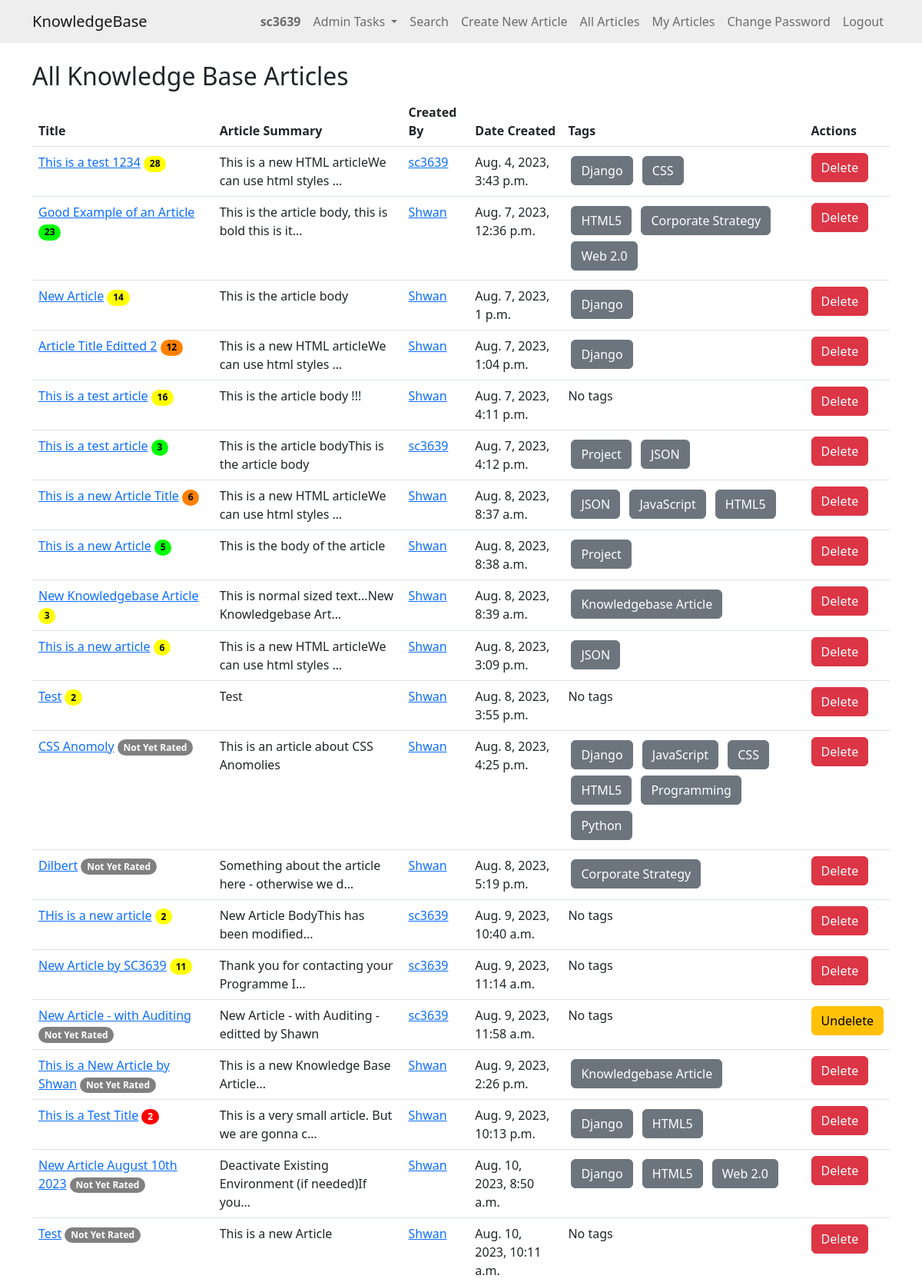
Page /allarticles/ (signed in, upper part) on the committed database.
### knowledge/models.py (models this page shows, shortened)
class KBEntry(models.Model):
    title = models.CharField(max_length=255)
    article = models.TextField()
    created_by = models.ForeignKey(User, related_name="created_kb_entries", on_delete=models.SET_NULL, null=True)
    created_datetime = models.DateTimeField(auto_now_add=True)
    modified_datetime = models.DateTimeField(null=True, blank=True)
    last_modified_by = models.ForeignKey(User, related_name="modified_kb_entries", on_delete=models.SET_NULL, null=True)
    deleted_datetime = models.DateTimeField(null=True, blank=True)
    deleted_by = models.ForeignKey(User, related_name="deleted_kb_entries", on_delete=models.SET_NULL, null=True, blank=True)
    upvotes = models.ManyToManyField(User, related_name="upvoted_kb_entries", blank=True)
    downvotes = models.ManyToManyField(User, related_name="downvoted_kb_entries", blank=True)
    rating = models.FloatField(default=0.0)
    views = models.PositiveIntegerField(default=0)
    meta_data = models.ManyToManyField('Tag', blank=True)

class Tag(models.Model):
    name = models.CharField(max_length=100)

### knowledge/views.py (the view)
# urls.py: path('allarticles/', views.allarticles, name='allarticles'),
@login_required
def allarticles(request):
    if request.user.is_superuser:
        articles = KBEntry.objects.all()
    else:
        articles = KBEntry.objects.filter(deleted_datetime__isnull=True)
    return render(request, 'knowledge/all_articles.html', {'articles': articles})

### knowledge/templates/knowledge/all_articles.html
{% extends 'knowledge/base.html' %}
{% block content %}
  <h2>All Knowledge Base Articles</h2>
  <table class="table">
    <thead class="thead-dark">
      <tr>
        <th scope="col">Title</th>
        <th scope="col">Article Summary</th>
        <th scope="col">Created By</th>
        <th scope="col">Date Created</th>
        <th scope="col">Tags</th>
        {% if user.is_superuser %}
        <th scope="col">Actions</th>
        {% endif %}
      </tr>
    </thead>
    <tbody>
      {% for article in articles %}
        <tr>
          <td>
            <a href="{% url 'article_detail' article.id %}">{{ article.title }}</a>
            {% if article.rating == 0.0 and article.downvotes.count == 0 %}
                <span class="badge rounded-pill badge-norating">Not Yet Rated</span>
            {% else %}
                {% if article.rating >= 75 %}
                    <span class="badge rounded-pill badge-green"> {{ article.views }} </span>
                {% elif article.rating >= 50 %}
                    <span class="badge rounded-pill badge-yellow">{{ article.views }}</span>
                {% elif article.rating >= 25 %}
                    <span class="badge rounded-pill badge-orange">{{ article.views }}</span>
                {% else %}
                    <span class="badge rounded-pill badge-red">{{ article.views }}</span>
                {% endif %}
            {% endif %}
        </td>
          <td>{{ article.article|striptags|truncatechars:50 }}</td>
          <td>
            <a href="{% url 'user_articles' article.created_by.id %}">{{ article.created_by.username }}</a>
          </td>
          <td>{{ article.created_datetime }}</td>
          <td>
            {% for tag in article.meta_data.all %}
                <a href="{% url 'home' %}?search={{ tag.name }}" class="btn btn-secondary m-1">{{ tag.name }}</a>
            {% empty %}
                No tags
            {% endfor %}
          </td>
          {% if user.is_superuser %}
          <td>
              {% if article.deleted_datetime %}
                  <a href="{% url 'undelete_article' article.id %}" class="btn btn-warning">Undelete</a>
              {% else %}
                  <a href="{% url 'delete_article' article.id %}" class="btn btn-danger">Delete</a>
              {% endif %}
          </td>
          {% endif %}
        </tr>
      {% empty %}
        <tr>
          <td colspan="{% if user.is_superuser %}6{% else %}5{% endif %}">No entries found.</td>
        </tr>
      {% endfor %}
    </tbody>
  </table>
{% endblock %}

### knowledge/templates/knowledge/base.html (shortened to what this page needs)
<!DOCTYPE html>
<html lang="en">
  <head>
    {% load static %}
    <link
      href="https://cdn.jsdelivr.net/npm/bootstrap@5.2.3/dist/css/bootstrap.min.css"
      rel="stylesheet"
    />
    <link
      rel="stylesheet"
      href="https://cdn.jsdelivr.net/npm/alertifyjs@1.13.1/build/css/alertify.min.css"
    />
    <link
      rel="stylesheet"
      href="https://cdn.jsdelivr.net/npm/alertifyjs@1.13.1/build/css/themes/default.min.css"
    />
    <link href="//cdn.quilljs.com/1.3.6/quill.snow.css" rel="stylesheet" />
    <link rel="stylesheet" href="{% static 'custom.css' %}"/>
  </head>
  <body>
    <nav
      class="navbar navbar-light navbar-expand-md"
      style="background-color: #eeeeee"
    >
      <div class="container">
        <a class="navbar-brand" href="/">KnowledgeBase</a>
        <div class="collapse navbar-collapse" id="navbarResponsive">
          <ul class="navbar-nav ms-auto">
            {% if user.is_authenticated %}
              <li class="nav-item">
                <strong><a class="nav-link">{{ user.username }}</a></strong>
              </li>
              {% if user.is_staff %}
              <li class="nav-item dropdown">
                <a class="nav-link dropdown-toggle" id="navbarDropdownMenuLink" role="button" data-bs-toggle="dropdown" aria-expanded="false">
                  Admin Tasks
                </a>
              </li>
              {% else %}
              <li class="nav-item">
                <a class="nav-link" id="logout">(Normal User)</a>
              </li>
              {% endif %}
            <li class="nav-item">
              <a class="nav-link" href="{% url 'home' %}"
                >Search</a
              >
            </li>
            <li class="nav-item">
              <a class="nav-link" href="{% url 'create' %}"
                >Create New Article</a
              >
            <li class="nav-item">
                <a class="nav-link" href="{% url 'allarticles' %}"
                  >All Articles</a
              >
            <li class="nav-item">
              <a class="nav-link" href="{% url 'my_articles' %}"
                >My Articles</a
            >
            </li>
            <li class="nav-item">
              <a class="nav-link" href="{% url 'change_password' %}"
                >Change Password</a
              >
            </li>
            <li class="nav-item">
              <a class="nav-link" id="logout" href="{% url 'logout' %}"
                >Logout</a
              >
            </li>
            {% endif %}
          </ul>
        </div>
      </div>
    </nav>
    <div class="container"><br>{% block content %} {% endblock %}</div>
  </body>
</html>

### static/custom.css (style rules this page uses)
.badge-green { background-color: rgb(0, 255, 0) !important; color: black; }
.badge-yellow { background-color: rgb(255, 255, 0) !important; color: black; }
.badge-orange { background-color: rgb(255, 128, 0) !important; color: black; }
.badge-red { background-color: rgb(255, 0, 0) !important; color: white; }
.badge-norating { background-color: rgb(128, 128, 128) !important; color: white; }

### rows in the picture
KBEntry: title "This is a test 1234", views "28", article "This is a new HTML articleWe can use html styles …", created_by.username "sc3639", created_datetime "Aug. 4, 2023, 3:43 p.m.", shows "Delete"
Tag: name "Django"
Tag: name "CSS"
KBEntry: title "Good Example of an Article", views "23", article "This is the article body, this is bold this is it…", created_by.username "Shwan", created_datetime "Aug. 7, 2023, 12:36 p.m.", shows "Delete"
Tag: name "HTML5"
Tag: name "Corporate Strategy"
Tag: name "Web 2.0"
KBEntry: title "New Article", views "14", article "This is the article body", created_by.username "Shwan", created_datetime "Aug. 7, 2023, 1 p.m.", shows "Delete"
KBEntry: title "Article Title Editted 2", views "12", article "This is a new HTML articleWe can use html styles …", created_by.username "Shwan", created_datetime "Aug. 7, 2023, 1:04 p.m.", shows "Delete"
KBEntry: title "This is a test article", views "16", article "This is the article body !!!", created_by.username "Shwan", created_datetime "Aug. 7, 2023, 4:11 p.m.", shows "Delete"
KBEntry: title "This is a test article", views "3", article "This is the article bodyThis is the article body", created_by.username "sc3639", created_datetime "Aug. 7, 2023, 4:12 p.m.", shows "Delete"
Tag: name "Project"
Tag: name "JSON"
KBEntry: title "This is a new Article Title", views "6", article "This is a new HTML articleWe can use html styles …", created_by.username "Shwan", created_datetime "Aug. 8, 2023, 8:37 a.m.", shows "Delete"
Tag: name "JavaScript"
KBEntry: title "This is a new Article", views "5", article "This is the body of the article", created_by.username "Shwan", created_datetime "Aug. 8, 2023, 8:38 a.m.", shows "Delete"
KBEntry: title "New Knowledgebase Article", views "3", article "This is normal sized text...New Knowledgebase Art…", created_by.username "Shwan", created_datetime "Aug. 8, 2023, 8:39 a.m.", shows "Delete"
Tag: name "Knowledgebase Article"
KBEntry: title "This is a new article", views "6", article "This is a new HTML articleWe can use html styles …", created_by.username "Shwan", created_datetime "Aug. 8, 2023, 3:09 p.m.", shows "Delete"
KBEntry: title "Test", views "2", article "Test", created_by.username "Shwan", created_datetime "Aug. 8, 2023, 3:55 p.m.", shows "Delete"
KBEntry: title "CSS Anomoly", rating "Not Yet Rated", article "This is an article about CSS Anomolies", created_by.username "Shwan", created_datetime "Aug. 8, 2023, 4:25 p.m.", shows "Delete"
Tag: name "Programming"
Tag: name "Python"
KBEntry: title "Dilbert", rating "Not Yet Rated", article "Something about the article here - otherwise we d…", created_by.username "Shwan", created_datetime "Aug. 8, 2023, 5:19 p.m.", shows "Delete"
KBEntry: title "THis is a new article", views "2", article "New Article BodyThis has been modified...", created_by.username "sc3639", created_datetime "Aug. 9, 2023, 10:40 a.m.", shows "Delete"
KBEntry: title "New Article by SC3639", views "11", article "Thank you for contacting your Programme I…", created_by.username "sc3639", created_datetime "Aug. 9, 2023, 11:14 a.m.", shows "Delete"
KBEntry: title "New Article - with Auditing", rating "Not Yet Rated", article "New Article - with Auditing - editted by Shawn", created_by.username "sc3639", created_datetime "Aug. 9, 2023, 11:58 a.m.", shows "Undelete"
KBEntry: title "This is a New Article by Shwan", rating "Not Yet Rated", article "This is a new Knowledge Base Article...", created_by.username "Shwan", created_datetime "Aug. 9, 2023, 2:26 p.m.", shows "Delete"
KBEntry: title "This is a Test Title", views "2", article "This is a very small article. But we are gonna c…", created_by.username "Shwan", created_datetime "Aug. 9, 2023, 10:13 p.m.", shows "Delete"
KBEntry: title "New Article August 10th 2023", rating "Not Yet Rated", article "Deactivate Existing Environment (if needed)If you…", created_by.username "Shwan", created_datetime "Aug. 10, 2023, 8:50 a.m.", shows "Delete"
KBEntry: title "Test", rating "Not Yet Rated", article "This is a new Article", created_by.username "Shwan", created_datetime "Aug. 10, 2023, 10:11 a.m.", shows "Delete"

### other values in the picture
{{ user.username }} "sc3639"
